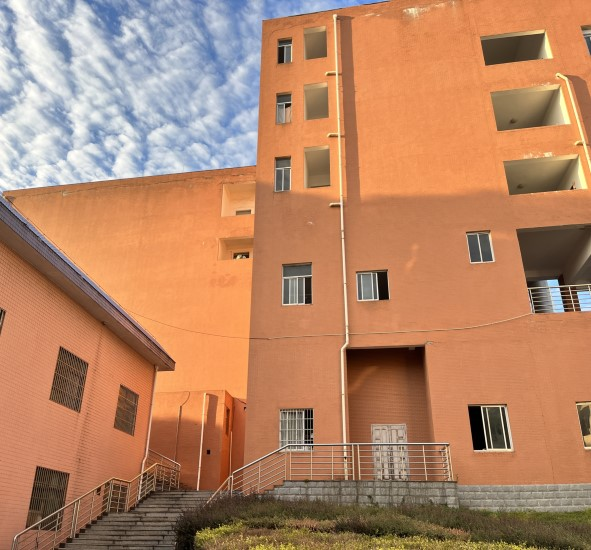
#> input picture lambo.jpg, 591 x 550 px, found by its file name
$ python 'charpter 7.py'
#> lines starting #> are read from the running program, lines starting #| are printed output that depends on the picture; after the words box and inside, x2 and y2 are one past the last pixel; in counts of white or black regions, pixels touching at a corner belong together
import cv2
import numpy as np

def empty(a):
    pass

def stackImages(scale,imgArray):  #重叠函数
    rows = len(imgArray)
    cols = len(imgArray[0])
    rowsAvailable = isinstance(imgArray[0], list)
    width = imgArray[0][0].shape[1]
    height = imgArray[0][0].shape[0]
    if rowsAvailable:
        for x in range ( 0, rows):
            for y in range(0, cols):
                if imgArray[x][y].shape[:2] == imgArray[0][0].shape [:2]:
                    imgArray[x][y] = cv2.resize(imgArray[x][y], (0, 0), None, scale, scale)
                else:
                    imgArray[x][y] = cv2.resize(imgArray[x][y], (imgArray[0][0].shape[1], imgArray[0][0].shape[0]), None, scale, scale)
                if len(imgArray[x][y].shape) == 2: imgArray[x][y]= cv2.cvtColor( imgArray[x][y], cv2.COLOR_GRAY2BGR)
        imageBlank = np.zeros((height, width, 3), np.uint8)
        hor = [imageBlank]*rows
        hor_con = [imageBlank]*rows
        for x in range(0, rows):
            hor[x] = np.hstack(imgArray[x])
        ver = np.vstack(hor)
    else:
        for x in range(0, rows):
            if imgArray[x].shape[:2] == imgArray[0].shape[:2]:
                imgArray[x] = cv2.resize(imgArray[x], (0, 0), None, scale, scale)
            else:
                imgArray[x] = cv2.resize(imgArray[x], (imgArray[0].shape[1], imgArray[0].shape[0]), None,scale, scale)
            if len(imgArray[x].shape) == 2: imgArray[x] = cv2.cvtColor(imgArray[x], cv2.COLOR_GRAY2BGR)
        hor= np.hstack(imgArray)
        ver = hor
    return ver

path = 'D:/pycharm/lab/lambo.jpg'
cv2.namedWindow("TrackBars")
cv2.resizeWindow("TrackBars",640,240)
cv2.createTrackbar("Hue Min","TrackBars",0,179,empty)  #创建轨迹栏 色调最小值
cv2.createTrackbar("Hue Max","TrackBars",34,179,empty)  #179，179
cv2.createTrackbar("Sat Min","TrackBars",77,255,empty) #饱和最小值 0，255
cv2.createTrackbar("Sat Max","TrackBars",193,255,empty) #255，255
cv2.createTrackbar("Val Min","TrackBars",9,255,empty) #值最小值 #0，255
cv2.createTrackbar("Val Max","TrackBars",178,255,empty) #255，255

while True:  #读取轨迹栏值 以便应用在图像上
    img = cv2.imread(path)
#> img is the input picture: shape (550, 591, 3); mean B, G, R 101.7, 132.6, 181.4
    imgHSV = cv2.cvtColor(img,cv2.COLOR_BGR2HSV)  #将图片变为HSV
#> imgHSV: shape (550, 591, 3); mean H, S, V 26.9, 122.4, 186.4
    h_min = cv2.getTrackbarPos("Hue Min","TrackBars")
    h_max = cv2.getTrackbarPos("Hue Max", "TrackBars")
    s_min = cv2.getTrackbarPos("Sat Min", "TrackBars")
    s_max = cv2.getTrackbarPos("Sat Max", "TrackBars")
    v_min = cv2.getTrackbarPos("Val Min", "TrackBars")
    v_max = cv2.getTrackbarPos("Val Max", "TrackBars")
    print(h_min,h_max,s_min,s_max,v_min,v_max)     #提取该范围内特定颜色的特定图像
    lower = np.array([h_min,s_min,v_min])
    upper = np.array([h_max,s_max,v_max])
    mask = cv2.inRange(imgHSV,lower,upper)  #过滤图片的颜色
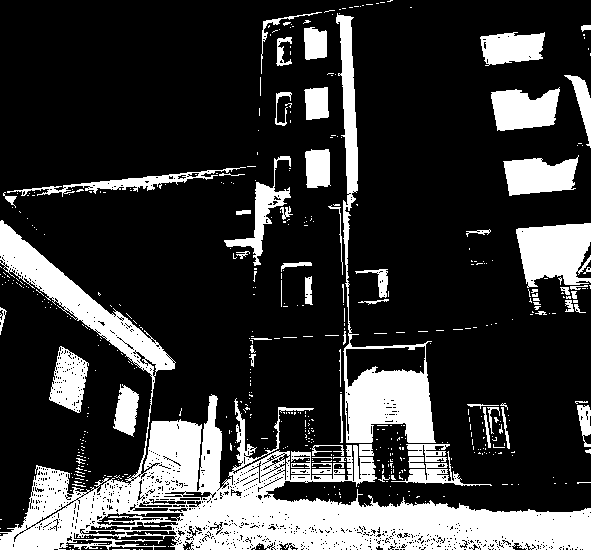
#> mask: shape (550, 591); 22.4% white; 531 white regions (467 under 20 px), largest, box (x1, y1, x2, y2) and area: (0, 220, 591, 550) 39819, (336, 13, 436, 443) 8274, (516, 223, 591, 288) 3676
    imgResult = cv2.bitwise_and(img,img,mask=mask) #通过滑动轨迹栏 获得想要提取颜色部分的轨迹栏 在前面改成相应的数值
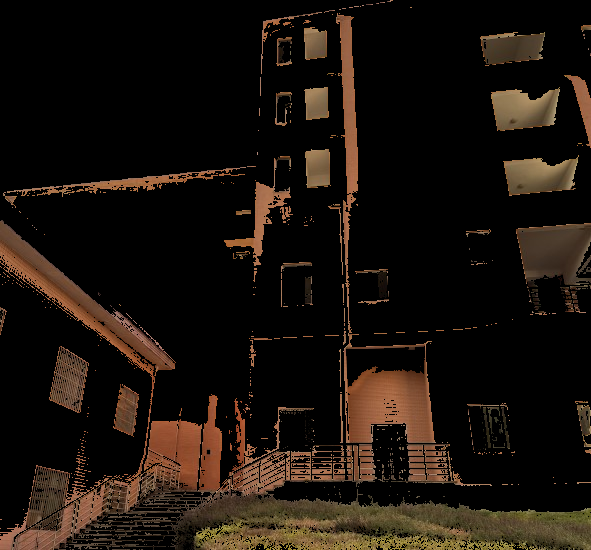
#> imgResult: shape (550, 591, 3); mean B, G, R 12.6, 18.9, 26.7

    # [4 lines of commented-out code are left out]

    imgStack = stackImages(0.6,([img,imgHSV],[mask,imgResult])) #把四张图拼起来
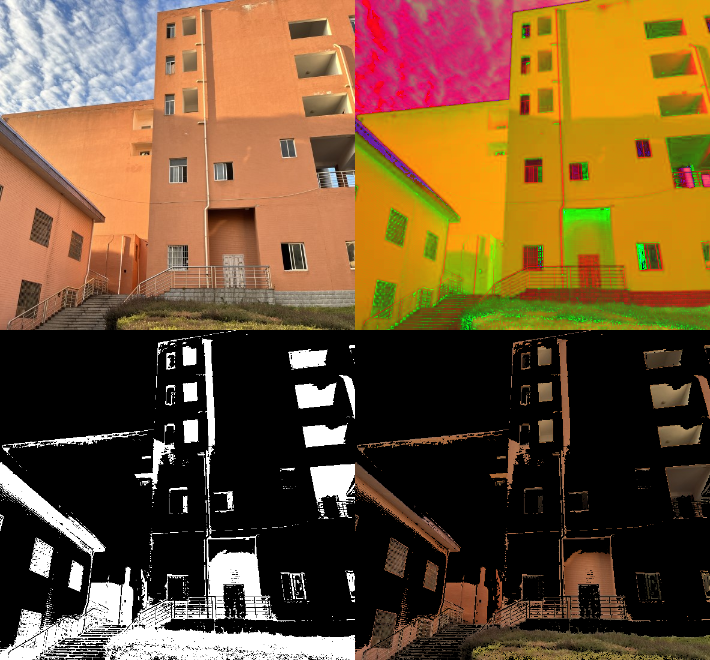
#> imgStack: shape (660, 710, 3); mean B, G, R 49.5, 82.7, 112.9
    cv2.imshow("Stacked Images",imgStack)

    cv2.waitKey(0)

$ run again, with cat2.jpg copied over lambo.jpg
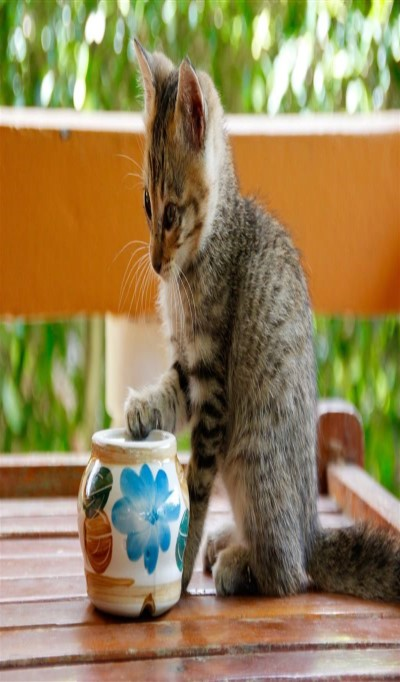
#> input picture cat2.jpg, 400 x 682 px, found by its file name
#> img is the input picture: shape (682, 400, 3); mean B, G, R 86.6, 129.3, 148.3
#> imgHSV: shape (682, 400, 3); mean H, S, V 30.1, 125, 156.2
#> `mask = cv2.inRange(imgHSV,lower,upper)`:
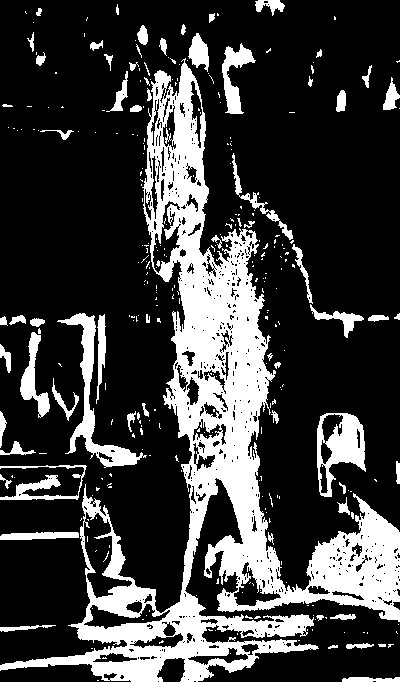
#> mask: shape (682, 400); 24.1% white; 315 white regions (249 under 20 px), largest, box (x1, y1, x2, y2) and area: (0, 58, 400, 682) 50223, (57, 313, 147, 468) 2385, (317, 413, 366, 497) 2025
#> `imgStack = stackImages(0.6,([img,imgHSV],[mask,imgResult]))`:
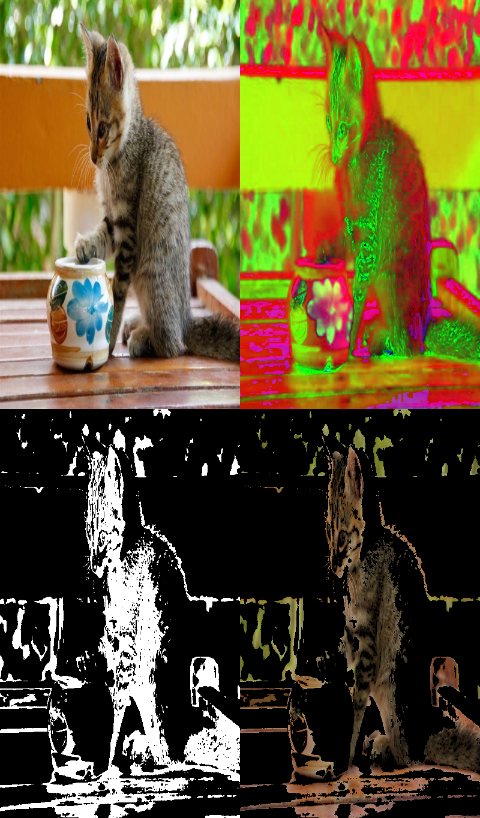
#> imgStack: shape (818, 480, 3); mean B, G, R 47.8, 83.9, 98
